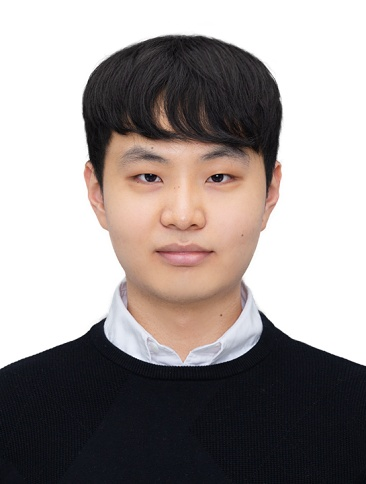
#> input picture images/profile.png, 366 x 484 px
$ python resize.py
#> lines starting #> are read from the running program, lines starting #| are printed output that depends on the picture
import cv2

img = cv2.imread('profile.png')
#> img is the input picture: shape (484, 366, 3); mean B, G, R 147.6, 148.9, 156
# import pdb; pdb.set_trace()
H, W, _ = img.shape
#> H = 484; W = 366
crop_img = img[0:W, 0:W]
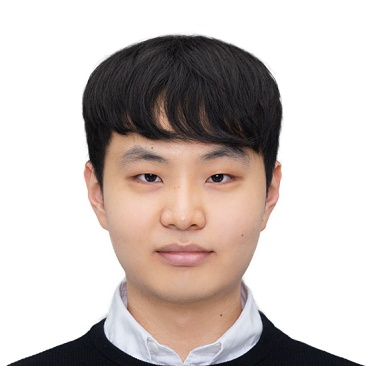
#> crop_img: shape (366, 366, 3); mean B, G, R 187.7, 191.4, 201.2

cv2.imwrite('profile2.png', crop_img)
